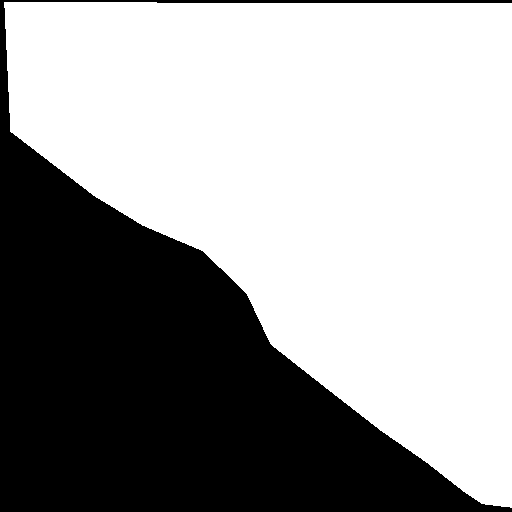
%> input picture neighborhood_quantification_pipeline/ap_mask/Label_ap_7.png, 512 x 512 px
$ octave cell_neighborhood_analysis.m   (GNU Octave 9; MATLAB toolbox functions it lacks are replaced by stand-ins)
%> lines starting %> are read from the running program, lines starting %| are printed output that depends on the picture; in (x1, y1, x2, y2) boxes, pixels count from 0 and x2, y2 are one past the last pixel; in counts of white or black regions, pixels touching at a corner belong together; the program's own positions count from 1
tic
clear all
clc

% NOTE: The code currently only works for images of sizes 512x512. Editing might
% be required for making it compatible with images of other sizes

% User inputs
% Apterous mask
apterous_exp = imread('ap_mask\Label_ap_7.png');
%> apterous_exp is the input picture: size 512x512 uint8; values 0 (black) and 1 (white), 61.8% white; 1 black region, box (x1, y1, x2, y2) and area: (0, 0, 512, 512) 100008
apterous_bw = imbinarize(apterous_exp);
% tissue mask
tissue_exp = imread('tissue_mask\Label_7.png');
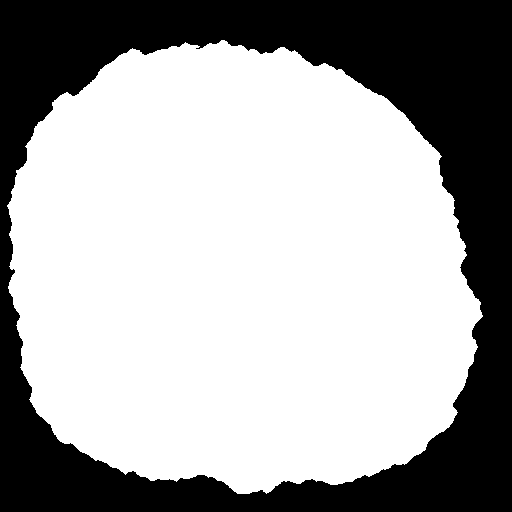
%> input picture neighborhood_quantification_pipeline/tissue_mask/Label_7.png, 512 x 512 px
%> tissue_exp is the input picture: size 512x512 uint8; values 0 (black) and 1 (white), 65.5% white; 1 black region, box (x1, y1, x2, y2) and area: (0, 0, 512, 512) 90345
tissue_bw = imbinarize(tissue_exp);
% Corrected EpYseg output for the E.Cadherin channel
dcad_exp = imread('dcad_mask\oe_corrected_7.png');
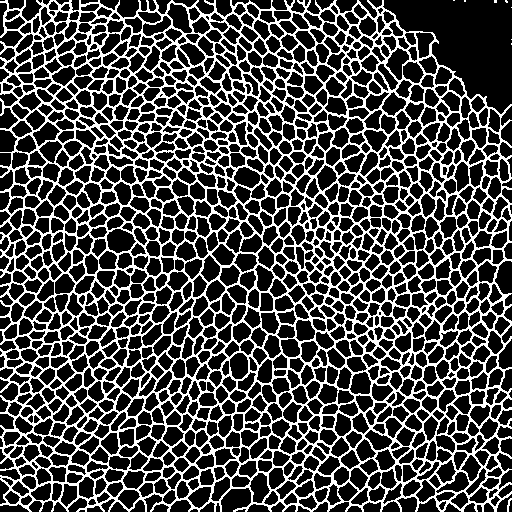
%> input picture neighborhood_quantification_pipeline/dcad_mask/oe_corrected_7.png, 512 x 512 px
%> dcad_exp: size 512x512 logical; 28.4% white in thin lines or dots
cell_membrane_bw = ((dcad_exp));

roi_dcad_bw = logical((tissue_bw).*cell_membrane_bw);
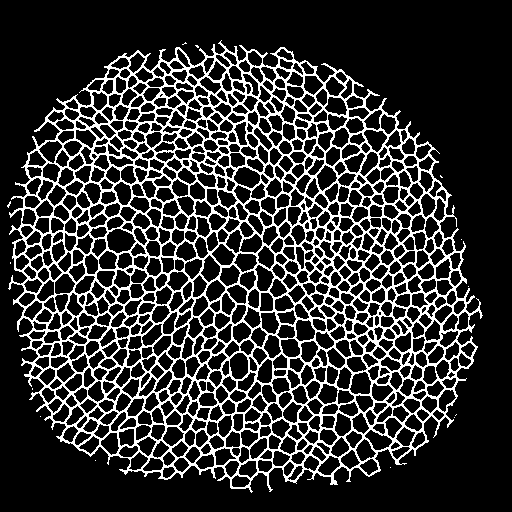
%> roi_dcad_bw: size 512x512 logical; 19.3% white in thin lines or dots, all inside (x1, y1, x2, y2) = (7, 40, 483, 493)
roi_dcad_bw = imcomplement(roi_dcad_bw);
roi_dcad_bw = bwareafilt(roi_dcad_bw,[5 800]);
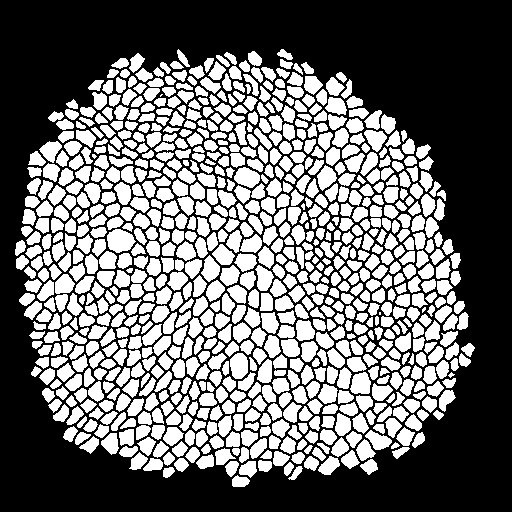
%> roi_dcad_bw: size 512x512 logical; 42.4% white; 861 white regions (5 under 20 px), largest, box (x1, y1, x2, y2) and area: (107, 229, 136, 253) 500, (230, 353, 248, 379) 382, (234, 167, 260, 188) 379
cells_label = bwlabel(roi_dcad_bw);
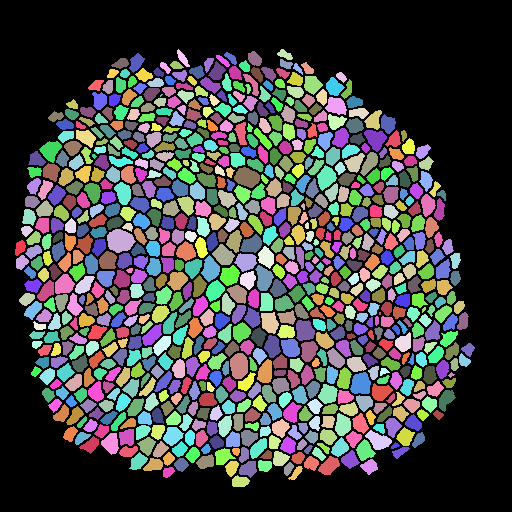
%> cells_label: size 512x512 double; 862 distinct labels, from 0 to 861; one colour per label, 0 black
props_roi = regionprops(cells_label,'centroid','Area');
%> props_roi = 861 regions; largest, Area and Centroid: 500 [120.7 241.4], 382 [239.7 366.4], 379 [247.6 178], 361 [361.4 384.5], 318 [305.3 331.2]
centroids_cells = cat(1,props_roi.Centroid);
%> centroids_cells = 861 rows, first 12: [20.65 248.2; 22.2 262.9; 27.5 299.6; 27.11 231.3; 29.6 217.8; 30.9 273.2; 33.71 286.3; 33.82 310.6; 32.25 202.3; 34.27 252; 34.63 239.1; 35.13 172.4]

se = strel('disk',2);
%> (the run ends here)
